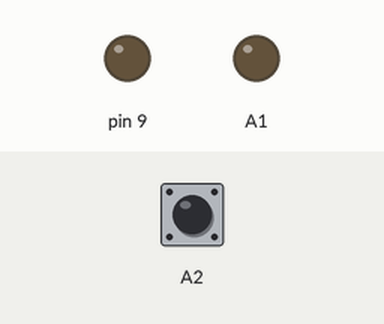
A sketch run on a simulated Arduino Uno, built with avr-gcc and run on an emulated ATmega328P. Parts: output pins drawn as LEDs (lit = HIGH). The test bench sets the inputs (shaded band); at power-on: A2 HIGH.

Above: at 1.2 s.
1.3 s: A2 pulled LOW for 0.15 s
At 1.47 s:
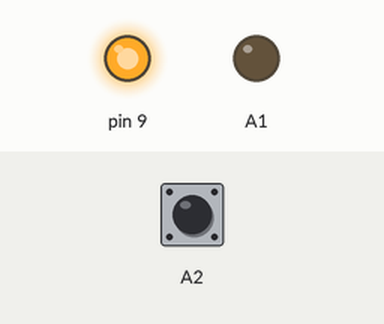
4.3 s: A2 pulled LOW for 3.2 s
At 9.7 s:
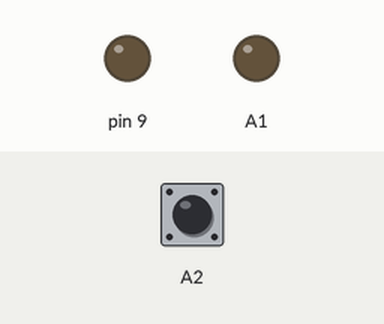
Timing chart, 0 to 11.2 s (numbered marks = the images above; inputs shaded):
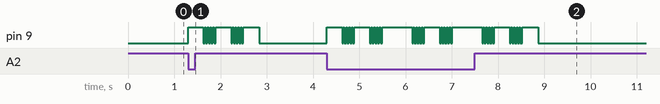

The sketch:

launch.ino
```cpp
int a[5][5][8] = {{{1, 1, 1, 1, 0, 1, 0, 1}, {1, 1, 1, 1, 0, 1, 0, 1}, {1, 1, 1, 1, 0, 1, 0, 1}, {1, 1, 1, 1, 0, 1, 0, 1}, {1, 1, 1, 1, 0, 1, 0, 1}},
                  {{1, 1, 0, 0, 0, 1, 0, 1}, {0, 0, 0, 0, 0, 1, 0, 1}, {0, 0, 0, 0, 0, 1, 0, 1}, {0, 0, 0, 0, 0, 1, 0, 1}, {0, 0, 0, 0, 0, 1, 0, 1}},
                  {{1, 1, 0, 1, 0, 1, 0, 1}, {1, 1, 1, 1, 0, 1, 0, 1}, {1, 1, 1, 1, 0, 1, 0, 1}, {1, 1, 1, 1, 0, 1, 0, 1}, {1, 1, 1, 1, 0, 1, 0, 1}},
                  {{1, 1, 0, 0, 0, 1, 0, 1}, {0, 0, 0, 0, 0, 1, 0, 1}, {0, 0, 0, 0, 0, 1, 0, 1}, {0, 0, 0, 0, 0, 1, 0, 1}, {0, 0, 0, 0, 0, 1, 0, 1}},
                  {{1, 1, 0, 1, 0, 1, 0, 1}, {1, 1, 1, 1, 0, 1, 0, 1}, {1, 1, 1, 1, 0, 1, 0, 1}, {1, 1, 1, 1, 0, 1, 0, 1}, {1, 1, 1, 1, 0, 1, 0, 1}}};
void setup() //程序初始化
{
  pinMode(9, OUTPUT); //设置LED为输出模式

  pinMode(A1, OUTPUT);
  digitalWrite(A1, LOW);
  pinMode(A2, INPUT_PULLUP);
}

void loop() //程序主体循环
{
  digitalWrite(9, LOW);
  int Intensity = digitalRead(A2);
  if (Intensity == 0)
  {
    for (int i = 0; i < 5; ++i)
      for (int j = 0; j < 5; ++j)
      {
        digitalWrite(9, HIGH);
        delay(20);
        for (int k = 0; k < 8; ++k)
        {
          int out = a[i][j][k];
          if (out == 0)
          {
            digitalWrite(9, LOW);
            delay(5);
          }
          else if (out == 1)
          {
            digitalWrite(9, HIGH);
            delay(5);
          }
        }
      }
    if (a[2][2][7] == 0)
    {
      digitalWrite(9, HIGH);
      delay(10);
    }
    else
    {
      digitalWrite(9, LOW);
      delay(10);
    }
  }
}
```

Measured:
- after the input at 1.3 s, pin 9: LOW → HIGH at once, then repeats every 0.60 s: LOW 0.03 s, 4 × (HIGH 0.03 s, LOW 0.04 s), HIGH 0.34 s, until it stays LOW from 2.8 s
- after the input at 4.3 s, pin 9: LOW → HIGH at once, then repeats every 1.5 s: 4 × (LOW 0.03 s, HIGH 0.03 s), LOW 0.04 s, HIGH 0.34 s, 4 × (LOW 0.03 s, HIGH 0.03 s), LOW 0.04 s, HIGH 0.65 s
